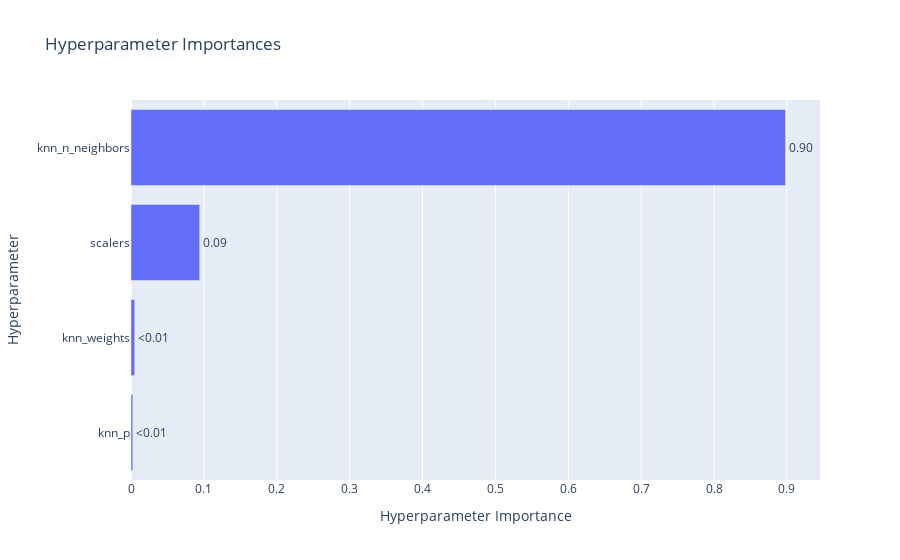

Write notebook code for a chart like this one.
### Code cell
optuna.visualization.plot_param_importances(study)

### Figure 1 — Plotly figure (JSON) as saved in the notebook; plotly's stock layout.template omitted (floating-point values rounded to 4 significant figures)
{"data": [{"cliponaxis": false, "hovertemplate": ["knn_p (IntDistribution): 0.0025002118966124956<extra></extra>", "knn_weights (CategoricalDistribution): 0.005111155723975481<extra></extra>", "scalers (CategoricalDistribution): 0.09428369188372103<extra></extra>", "knn_n_neighbors (IntDistribution): 0.898104940495691<extra></extra>"], "name": "Objective Value", "orientation": "h", "text": ["<0.01", "<0.01", "0.09", "0.90"], "textposition": "outside", "type": "bar", "x": [0.0025, 0.005111, 0.09428, 0.8981], "y": ["knn_p", "knn_weights", "scalers", "knn_n_neighbors"]}], "layout": {"title": {"text": "Hyperparameter Importances"}, "xaxis": {"title": {"text": "Hyperparameter Importance"}}, "yaxis": {"title": {"text": "Hyperparameter"}}}}
